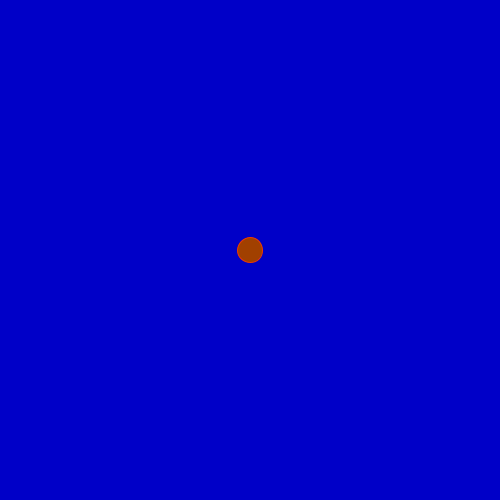
Frame 1 (no input)
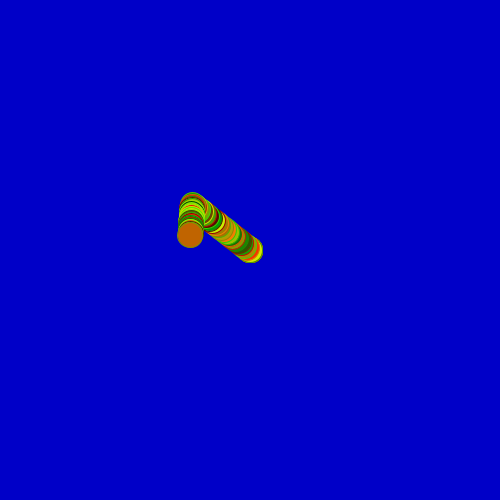
Frame 60 (the mouse pressed at the canvas centre just before this capture)
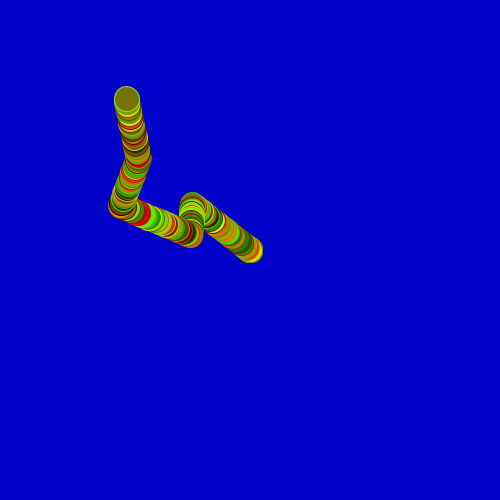
Frame 120 (the mouse held since frame 60 and released just before this capture)

The Processing sketch that drew these frames (run headless with seeded random() and noise(); from frame 60 on, the mouse is pressed at the canvas centre):

// Processing sketch: bila_bladzenie
// ── bila_bladzenie.pde
//"BILA" - MODEL RUCHU PUNKTU MATERIALNEGO - kolejne przybliżenia
//Program Processingu w trybie 2 - z widocznymi funkcjami
//-////////////////////////////////////////////////////////////////

int FR=20; //Na ile kroków dzielimy sekundę?
float h=height/2;
float x=width/2;
float vh=0; //prędkość pionowa w pikselach/SEKUNDĘ (!)
float vx=0; //prędkość pozioma
float maxV=100;
float B=0.90; //Wydajność odbicia sprężystego 1-B = ile energii kinetycznej się rozprasza nie wraca do prędkości po odbiciu


void setup() //Jest wykonywane raz - po uruchomieniu
{
  size(500,500);
  h=height/2;
  x=width/2;
  //noSmooth(); //Bez wygładzania linii? Po prostu odkomentować 
  background(0,0,200); //rgB
  frameRate(FR);
}

int count=0;
void draw() //Jest wykonywane w niewidocznej pętli
{
  //Wizualizacja
  fill(random(250),random(250),0);
  stroke(random(250),random(250),0);
  ellipse(x,height-h,25,25);
  
  //Właściwy model
  count++;
  if(count % FR ==0) //Raz na sekundę zmienia wektor prędkości
  {
    vh=random(-maxV,maxV); 
    vx=random(-maxV,maxV); 
  }
  
  h+=vh*1/FR; //Powiększ wysokość o drogę czyli prędkość pomnożoną przez jednostkę czasu
  x+=vx*1/FR; //Powiększ analogicznie  położenie poziome

  //Odbijamy od ścianek okna! Upraszczamy mechanizm odbicia
  if(h<0) 
  {
    vh=-vh*B;
    h=0; //Trochę oszukujemy
  }
  else
  if(height<h)
  {
    vh=-vh*B;
    h=height; //Trochę oszukujemy
  }
  else //A jakby to wykomentować?
  if(x<0)
  {
     vx=-vx*B;
     x=0; //Trochę oszukujemy
  }
  else
  if(width<x)
  {
     vx=-vx*B;
     x=width; //Trochę oszukujemy
     //print(x,' ');
  }
}
//Efekt końcowy jest ciekawy. Skąd się bierze?

// https://github.com/borkowsk/bookProcessingPL
